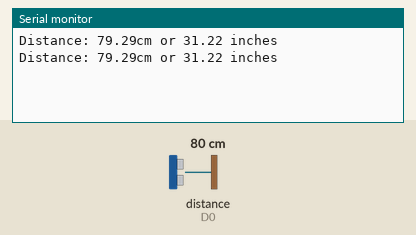
The sketch below on a simulated ESP8266 (NodeMCU). Parts: the last lines printed to the serial monitor. Wiring (inferred from the names in the program): ultrasonic range finder: trigger D1; echo D0. The inputs (shaded band) are chosen by the test bench; at power-on: distance to the obstacle (sensor on D0) 80 cm. The echo pulse lasts 58.3 µs per cm.

Above: at 1.8 s.
1.9 s: distance to the obstacle (sensor on D0) set to 2 cm
At 2.5 s:
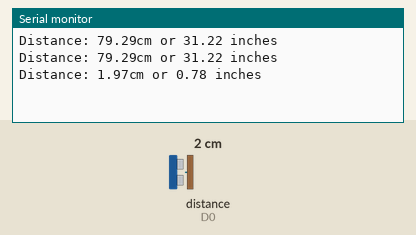
3.4 s: distance to the obstacle (sensor on D0) set to 4 cm
At 4.8 s:
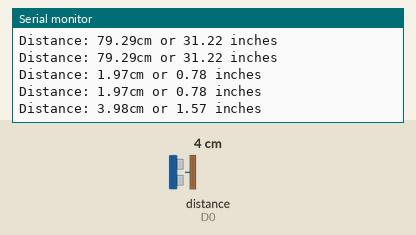
Timing chart, 0 to 6.4 s (numbered marks = the images above; inputs shaded):
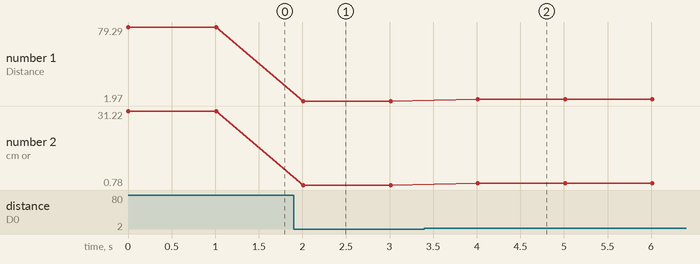

The sketch:

SensorSonido.ino
```cpp
#include <Arduino.h>

// Working with ultrasonic sensor
const int echoPin = D0;
const int trigPin = D1;

#define SOUND_VELOCITY 0.034
#define CM_TO_INCH 0.393701
#define SOUND_SPEED 0.034
long duration;
float distanceCm, distanceInch;

void setup() {
    Serial.begin(9600);
    pinMode(trigPin, OUTPUT);
    pinMode(echoPin, INPUT);
}

void loop() {
    handleUltrasonicSensor();
}

void handleUltrasonicSensor() {
    // Working with ultrasonic sensor
    digitalWrite(trigPin, LOW);
    delayMicroseconds(2);
    digitalWrite(trigPin, HIGH);
    delayMicroseconds(10);
    digitalWrite(trigPin, LOW);
    duration = pulseIn(echoPin, HIGH);
    distanceCm = duration / 2 * SOUND_VELOCITY;
    distanceInch = distanceCm * CM_TO_INCH;
    Serial.print("Distance: ");
    Serial.print(distanceCm);
    Serial.print("cm or ");
    Serial.print(distanceInch);
    Serial.println(" inches");
    delay(1000);
}
```

Measured:
- after the input at 1.9 s, the serial monitor: prints a new line after 0.11 s (image 1)
- after the input at 3.4 s, the serial monitor: prints a new line after 0.61 s (image 2)
- plotted number 1: 79.29 → 1.97 after the input at 1.9 s, 1.97 → 3.98 after the input at 3.4 s
- plotted number 2: 31.22 → 0.78 after the input at 1.9 s, 0.78 → 1.57 after the input at 3.4 s
